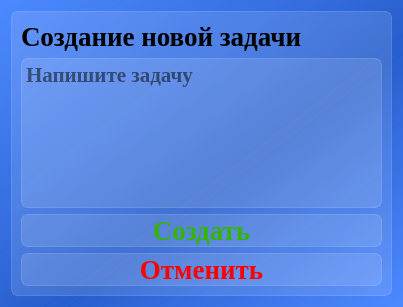
<?xml version="1.0" encoding="UTF-8"?>
<ui version="4.0">
 <class>Dialog_create_task</class>
 <widget class="QDialog" name="Dialog_create_task">
  <property name="geometry">
   <rect>
    <x>0</x>
    <y>0</y>
    <width>403</width>
    <height>307</height>
   </rect>
  </property>
  <property name="windowTitle">
   <string>Создание задачи</string>
  </property>
  <property name="styleSheet">
   <string notr="true">background-color: qlineargradient(spread:pad, x1:1, y1:1, x2:0, y2:0, stop:0 rgba(77, 137, 255, 255), stop:0.427447 rgba(37, 93, 204, 235), stop:1 rgba(77, 137, 255, 255));
font-family: Liberation Serif;
</string>
  </property>
  <layout class="QVBoxLayout" name="verticalLayout_2">
   <item>
    <widget class="QFrame" name="frame_main">
     <property name="styleSheet">
      <string notr="true">background-color: rgba(255, 255, 255, 30);
border: 1px solid rgba(255, 255, 255, 40);
border-radius: 7px;</string>
     </property>
     <property name="frameShape">
      <enum>QFrame::StyledPanel</enum>
     </property>
     <property name="frameShadow">
      <enum>QFrame::Raised</enum>
     </property>
     <layout class="QVBoxLayout" name="verticalLayout">
      <item>
       <widget class="QLabel" name="label_info">
        <property name="styleSheet">
         <string notr="true">text-align: center;
font-weight: bold;
font-size: 20pt;
background-color: none;
border: none;</string>
        </property>
        <property name="text">
         <string>Создание новой задачи</string>
        </property>
       </widget>
      </item>
      <item>
       <widget class="QTextEdit" name="textEdit_task_text">
        <property name="styleSheet">
         <string notr="true">font-weight: bold;
font-size: 16pt;</string>
        </property>
        <property name="html">
         <string>&lt;!DOCTYPE HTML PUBLIC &quot;-//W3C//DTD HTML 4.0//EN&quot; &quot;http://www.w3.org/TR/REC-html40/strict.dtd&quot;&gt;
&lt;html&gt;&lt;head&gt;&lt;meta name=&quot;qrichtext&quot; content=&quot;1&quot; /&gt;&lt;meta charset=&quot;utf-8&quot; /&gt;&lt;style type=&quot;text/css&quot;&gt;
p, li { white-space: pre-wrap; }
hr { height: 1px; border-width: 0; }
li.unchecked::marker { content: &quot;\2610&quot;; }
li.checked::marker { content: &quot;\2612&quot;; }
&lt;/style&gt;&lt;/head&gt;&lt;body style=&quot; font-family:'Liberation Serif'; font-size:16pt; font-weight:700; font-style:normal;&quot;&gt;
&lt;p style=&quot;-qt-paragraph-type:empty; margin-top:0px; margin-bottom:0px; margin-left:0px; margin-right:0px; -qt-block-indent:0; text-indent:0px; font-family:'.AppleSystemUIFont'; font-size:20pt;&quot;&gt;&lt;br /&gt;&lt;/p&gt;&lt;/body&gt;&lt;/html&gt;</string>
        </property>
        <property name="placeholderText">
         <string>Напишите задачу</string>
        </property>
       </widget>
      </item>
      <item>
       <widget class="QPushButton" name="pushButton_create">
        <property name="styleSheet">
         <string notr="true">QPushButton {
font-weight: bold;
font-size: 20pt;
text-align: center;
color: rgba(51, 181, 0, 1);
}

QPushButton:hover {
background-color: rgba(255, 255, 255, 40);
}
QPushButton:pressed {
background-color: rgba(255, 255, 255, 70);
}</string>
        </property>
        <property name="text">
         <string>Создать</string>
        </property>
       </widget>
      </item>
      <item>
       <widget class="QPushButton" name="pushButton_cancel">
        <property name="styleSheet">
         <string notr="true">QPushButton {
font-weight: bold;
font-size: 20pt;
text-align: center;
color: red;
}

QPushButton:hover {
background-color: rgba(255, 255, 255, 40);
}
QPushButton:pressed {
background-color: rgba(255, 255, 255, 70);
}</string>
        </property>
        <property name="text">
         <string>Отменить</string>
        </property>
       </widget>
      </item>
     </layout>
    </widget>
   </item>
  </layout>
 </widget>
 <tabstops>
  <tabstop>textEdit_task_text</tabstop>
  <tabstop>pushButton_cancel</tabstop>
  <tabstop>pushButton_create</tabstop>
 </tabstops>
 <resources/>
 <connections/>
</ui>
